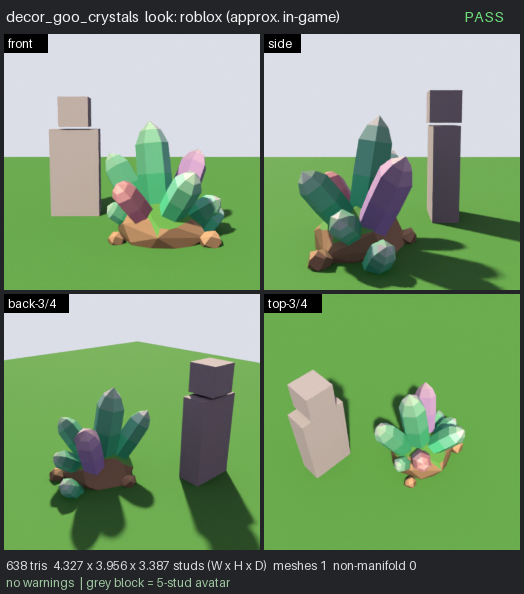
#> input picture shared/modeling-kit/out/decor_goo_crystals_roblox_sheet.png, 524 x 594 px
$ python -i build.py   (imports and definitions only)
#> lines starting #> are read from the running program, lines starting #| are printed output that depends on the picture
#!/usr/bin/env python3
"""Roblox store icons for Steal a Slime: one 512x512 PNG per Game Pass and Developer Product.

    python games/steal-a-slime/docs/shop-icons/build.py            # compose out/<style>/<key>.png + review.html

Sources: src/<icon id>.png, transparent renders from the modeling kit's icon rig
(shared/modeling-kit/tools/icons, recipes in recipes_store.py and the in-game recipes). Re-render them with:

    blender -b --factory-startup --python shared/modeling-kit/tools/icons/render_icons.py -- \
        --out games/steal-a-slime/docs/shop-icons/src --only <ids from `build.py --ids`>

Every key in src/shared/ExclusiveIds.luau gets an icon. Gift_<item> products reuse <item>'s picture with one gift badge.
Styles (Merijn picks one, house rule 2): A clean cut-out, B plum stage, C gold medal. out/ is gitignored; upload.py
reads out/<style>/.
"""
import json, math, os, re, sys
from PIL import Image, ImageChops, ImageDraw, ImageFilter

HERE = os.path.dirname(os.path.abspath(__file__))
GAME = os.path.dirname(os.path.dirname(HERE))
SRC, OUT = os.path.join(HERE, "src"), os.path.join(HERE, "out")
RES = 512
STYLES = ("A", "B", "C")
GIFT_ICON = "Gift"

# GooPalette (src/shared/GooPalette.luau)
PLUM, GOLD, GOLD_DEEP, GOLD_HI, BG, BG_DEEP, MINT = (150, 104, 206), (255, 210, 63), (224, 168, 18), (255, 244, 194), (12, 52, 54), (7, 36, 38), (108, 242, 194)

FIXED = {
    "StarterBundle": "Bundle_starter", "BoutiqueBundle": "Bundle_boutique", "SkyBundle": "Bundle_sky",
    "SlimeRain": "Event_rain", "WeatherTotem": "Consumable_WeatherTotem",
}
PREFIX = {"Seat_": "PetSeat_", "Skin_": "PlotSkin_", "Base_": "PlotBase_", "Trail_": "Store_Trail_",
          "Hat_": "Hat_", "LockStyle_": "LockStyle_", "BatSkin_": "BatSkin_"}
RETIRED = {"Fanfare_confetti": 49, "Fanfare_goo_splash": 49, "Fanfare_heart_pop": 79, "Fanfare_starburst": 79}
# Deposit fanfares left the game but their products (and Gift_ copies) still exist on Roblox, on sale: they get icons
# too. Ids from tools/monetization/created_ids.json, since ExclusiveIds no longer lists them.


# [82 lines left out: functions icon_for, items, fit, radial, circle_mask, not called in this run]


def soft_shadow(im, offset=(0, 10), blur=10, alpha=0.35):
    a = im.getchannel("A").filter(ImageFilter.GaussianBlur(blur)).point(lambda v: int(v * alpha))
    sh = Image.new("RGBA", im.size, (20, 8, 30, 0))
    sh.putalpha(a)
    out = Image.new("RGBA", im.size, (0, 0, 0, 0))
    out.alpha_composite(sh, offset)
    return out


_cache = {}


# [21 lines left out: function backdrop, not called in this run]


def gift_badge(src, size):
    b = Image.open(os.path.join(src, GIFT_ICON + ".png")).convert("RGBA")
    return b.resize((size, size), Image.LANCZOS)


# [34 lines left out: functions compose, main, not called in this run]


# [2 lines not run here, left out]

>>> import cv2
>>> picture = cv2.imread('../../../../shared/modeling-kit/out/decor_goo_crystals_roblox_sheet.png', cv2.IMREAD_GRAYSCALE)
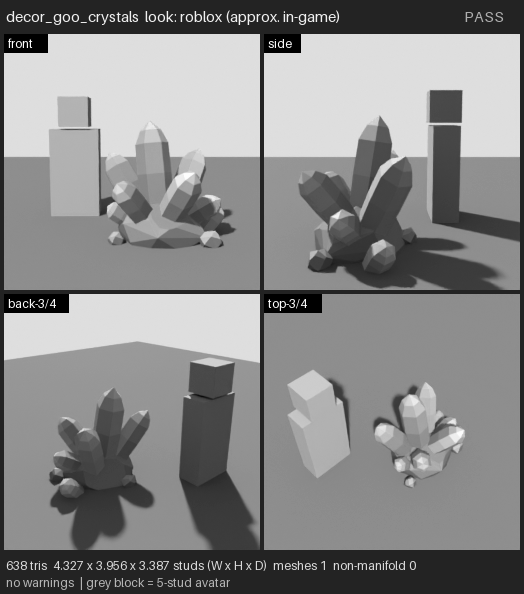
#> picture: shape (594, 524); min 0, max 255, mean 135.2
>>> result = soft_shadow(picture)
#> (the run stopped early here; a loop or call above may not have finished)

$ run again, on shared/modeling-kit/out/habitat_candy_patch_roblox_sheet.png
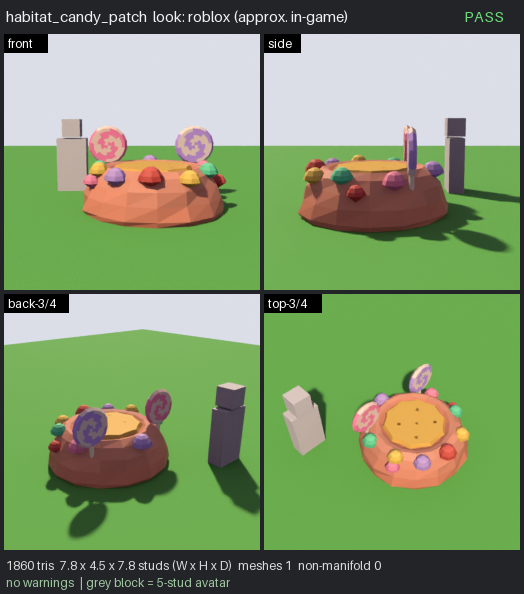
#> input picture shared/modeling-kit/out/habitat_candy_patch_roblox_sheet.png, 524 x 594 px
#> `picture = cv2.imread('../../../../shared/modeling-kit/out/decor_goo_cr..`:
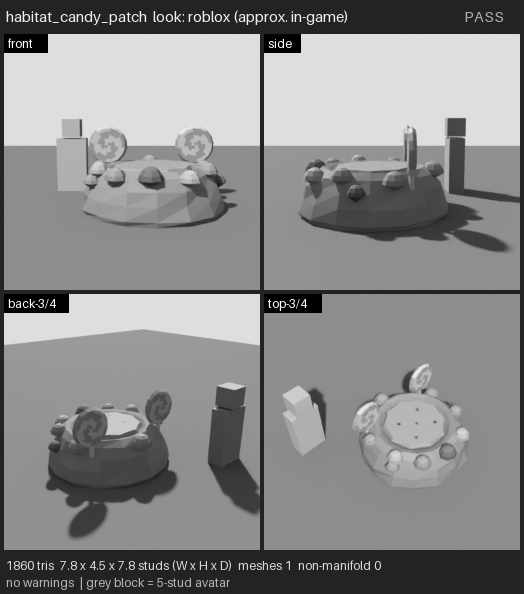
#> picture: shape (594, 524); min 0, max 255, mean 137

$ run again, on shared/modeling-kit/out/habitat_crystal_grotto_roblox_sheet.png
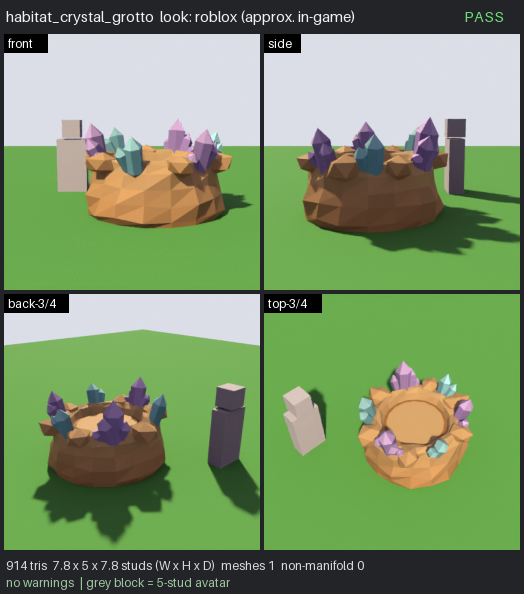
#> input picture shared/modeling-kit/out/habitat_crystal_grotto_roblox_sheet.png, 524 x 594 px
#> `picture = cv2.imread('../../../../shared/modeling-kit/out/decor_goo_cr..`:
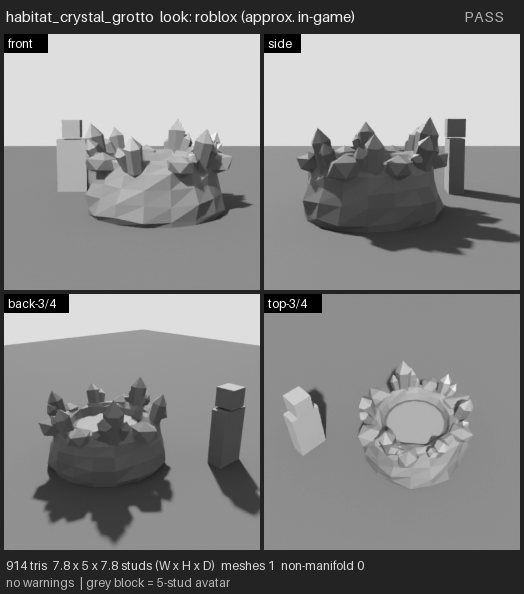
#> picture: shape (594, 524); min 0, max 255, mean 133.7
